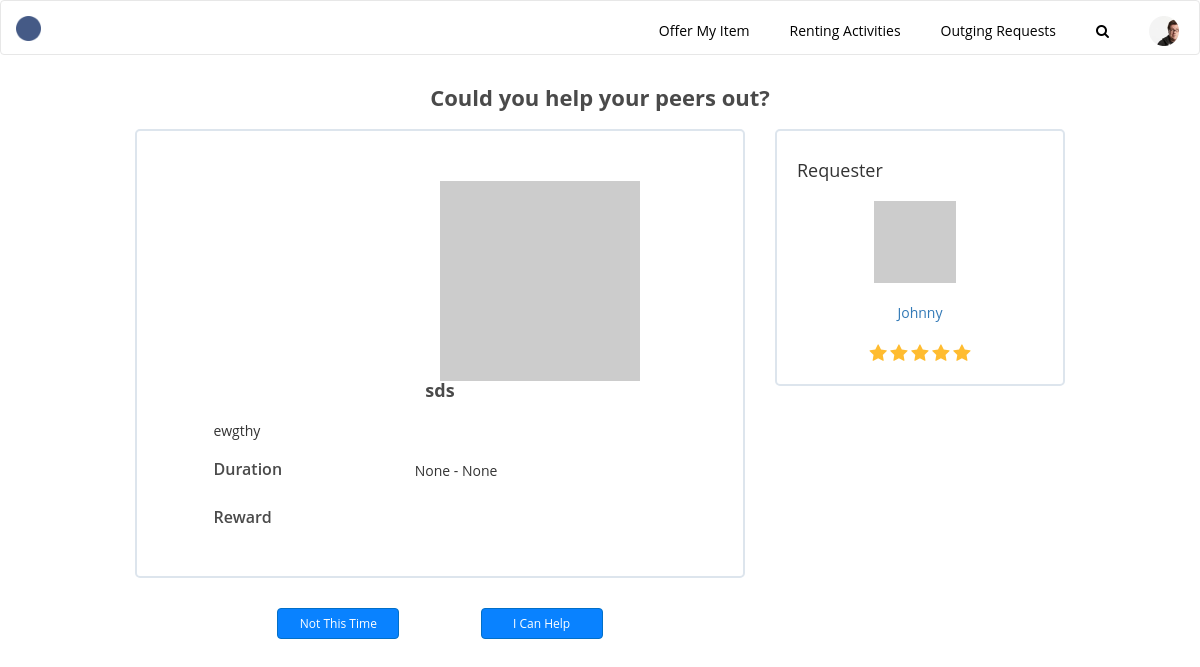
Page /rent/help_peer_detail/2 (signed in) on the committed database.
### rent/models.py (models this page shows, shortened)
class RequestingItem(models.Model):
	name = models.CharField(max_length=100)
	borrower = models.ForeignKey(User)
	picture = models.FileField(upload_to=itemuploadpath, blank=True, null=True)
	content_type = models.CharField(max_length=50, blank=True, null=True)
	description = models.TextField(max_length=300, blank=True, null=True)
	reward = models.CharField(max_length=100, blank=True, null=True)
	post_date = models.DateField(auto_now_add=True, blank=True, null=True)
	active = models.BooleanField(default=True, blank=False)
	need_from = models.DateField(blank=True, null=True)
	need_to = models.DateField(blank=True, null=True)

### rent/views.py (the view)
# urls.py: url(r'^help_peer_detail/(?P<id>\S+)$', rent_views.help_peer_detail, name='help_peer_detail'),
@login_required
def help_peer_detail(request, id):
	if not id:
		return redirect('search')
	context = {}
	request_item = RequestingItem.objects.get(id=id)
	print(request_item.name)
	context['request_item'] = request_item
	my_items = OfferingItem.objects.filter(lender=request.user) #request.user is_active
	context['my_items'] = my_items
	return render(request, 'rent/helpout.html', context)

### rent/templates/rent/helpout.html (shortened to what this page needs)
 {% extends "rent/base.html" %}
{% block customized_static %}
    {% load static %}
        <link rel="stylesheet" type="text/css" href="../../static/rent/css/style.css">
        <link rel="stylesheet" type="text/css" href="../../static/rent/css/myoffers.css">
        <link rel="stylesheet" type="text/css" href="../../static/rent/css/elements.css">
        <link rel="stylesheet" href="//cdnjs.cloudflare.com/ajax/libs/jasny-bootstrap/3.1.3/css/jasny-bootstrap.min.css">
{% endblock %}
{% block bodycontent %}
        <section class="main-container container">
            <div class="h1 center margin-between-element">Could you help your peers out?</div>
            <div class="row">
                <div class="col-xs-12 col-sm-8 col-md-8 col-lg-8">
                    <div class="gray-border">
                        <div class="main-container">
                            <div class="row">
                                <div class="col-lg-3 col-md-3 col-sm-3 col-xs-3"></div>
                                {% if request_item.picture %}
                                <img class="col-lg-6 col-md-6 col-sm-6 col-xs-6" src="{% url 'get_item_photo' request_item.id %}">
                                {% else %}
                                <img src="http://placehold.it/200x200">
                                <div class="col-lg-3 col-md-3 col-sm-3 col-xs-3"></div>
                                {% endif %}
                            </div>
                            <div class="h2 center margin-between-element">{{request_item.name}}</div>
                            <div class="margin-between-element">{{request_item.description}} </div>
                            <div class="row margin-between-element">
                                <div class="col-lg-5 col-md-5 col-sm-5 col-xs-5 h3">Duration</div>
                                <div class="col-lg-7 col-md-7 col-sm-7 col-xs-7">{{request_item.need_from}} - {{request_item.need_to}}</div>
                            </div>
                            <div class="row margin-between-element">
                                <div class="col-lg-5 col-md-5 col-sm-5 col-xs-5 h3">Reward</div>
                                <div class="col-lg-7 col-md-7 col-sm-7 col-xs-7">{{request_item.reward}}</div>
                            </div>
                        </div>
                    </div>
                </div>
                <div class="col-xs-12 col-sm-4 col-md-4 col-lg-4">
                    <div class="gray-border">
                        <div class="mcontainer">
                            <div class="h4 row margin-between-element">
                                <div class="col-lg-9 col-md-9 col-sm-9 col-xs-9">Requester</div></div>
                            <div class="row margin-between-element">
                                <div class="col-lg-2 col-md-2 col-sm-2 col-xs-2"></div>
                                {% if request_item.borrow.picture %}
                                <img class="col-lg-8 col-md-8 col-sm-8 col-xs-8" src="{% url 'userpicture' request_item.borrower.id %}">
                                {% else %}
                                <img src="http://placehold.it/82x82">
                                {% endif %}
                                <div class="col-lg-2 col-md-2 col-sm-2 col-xs-2"></div>
                            </div>
                            <div class="body center margin-between-element"><a href="{% url 'profile' request_item.borrower.id %}">{{request_item.borrower.first_name}}</a></div>
                            <div class="row">
                                <div class="col-lg-2 col-md-2 col-sm-2 col-xs-2"></div>
                                <div class="rating center col-lg-8 col-md-8 col-sm-8 col-xs-8">
                                    <i class="fa fa-star fa-lg" aria-hidden="true"></i>
                                    <i class="fa fa-star fa-lg" aria-hidden="true"></i>
                                    <i class="fa fa-star fa-lg" aria-hidden="true"></i>
                                    <i class="fa fa-star fa-lg" aria-hidden="true"></i>
                                    <i class="fa fa-star fa-lg" aria-hidden="true"></i>
                                </div>
                                <div class="col-lg-2 col-md-2 col-sm-2 col-xs-2"></div>
                            </div>
                        </div>
                    </div>
                </div><div class="clear"></div>
                <div class="col-lg-8 col-md-8 col-sm-8 col-xs-8">
                    <div class="center margin-between-element main-container">
                        <div class="col-lg-2 col-md-2 col-sm-2 col-xs-2"></div>
                        <button class="btn btn-primary btn-primary-blue col-md-3 col-lg-3 col-xm-3 col-sm-3">Not This Time</button>
                        <div class="col-lg-2 col-md-2 col-sm-2 col-xs-2"></div>
                        <button class="btn btn-primary btn-primary-blue col-md-3 col-lg-3 col-xm-3 col-sm-3" data-toggle="modal" data-target="#myOffer">I Can Help</button>
                    </div>
                </div>
            </div>
        </section>
{% endblock %}

### rent/static/rent/css/search.css (style rules this page uses)
.main-container { max-width: 1200px; }

### rent/static/rent/css/style.css (style rules this page uses)
.center { margin: auto; display: block; text-align: center; float: none; }
.margin-between-element { margin-bottom: 20px; }
.fa-star { color:#FFBC30; }

### rent/static/rent/css/elements.css (style rules this page uses)
* { font-family: "Open Sans", sans-serif; }
body { box-sizing: border-box; }
.h1 { font-size: 22px; font-weight: bold; color: #4a4a4a; margin-top: 0px; }
.h2 { font-size: 18px; font-weight: bold; color: #4a4a4a; margin-top: 0px; }
.h3 { font-size: 16px; font-weight: 600; color: #4a4a4a; margin-top: 0px; }
.body { font-size: 14px; color: #757575; }
.btn-primary { background-color: #0982FF; color: white; border: 1px solid #026FC7; -webkit-transition-duration: 0.4s; transition-duration: 0.4s; font-size: 12px; }
.main-container { margin: auto; margin-top: 30px; max-width: 1200px; }
.gray-border { width: 100%; border-radius: 5px; border: solid 2px #dde5ed; padding: 2rem 2rem 2rem 2rem; }
button { border: none; background-color: none; }
@media only screen and (min-width: 768px) { .main-container { width: 95%; } }
@media only screen and (min-width: 992px) { .main-container { width: 80%; } }

### rows in the picture
RequestingItem: name "sds", description "ewgthy", need_from "None", need_to "None", borrower.first_name "Johnny"
